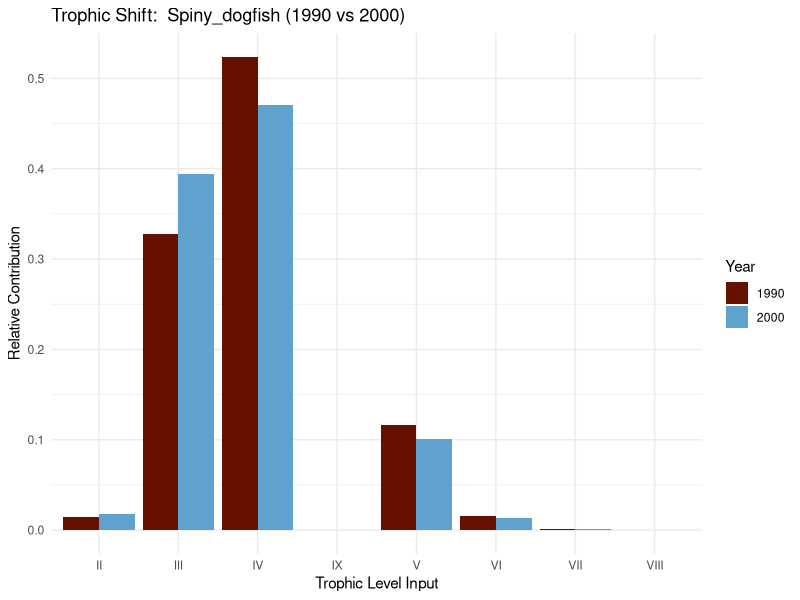

Recreate this plot in R. (Note: this script raises an error after producing the figure.)
# Install packages if you haven't already
# install.packages(c("ggplot2", "ggalluvial", "dplyr", "readr"))

library(ggplot2)
library(ggalluvial)
library(dplyr)
library(readr)
library(tidyverse)



# Data
data_rel <- read_csv("DATA/sankey_data_relative.csv")
data_abs <- read_csv("DATA/sankey_data_absolute.csv")
#-----------------------------------------------------------------------------#
#Trophic level decomposition_ trophic change scores ####
# This code is to find the groups that had significat changes in TLD scores 
# between 2010 and 2016 MHW, and between 1990 2000 post oil spill period
#-----------------------------------------------------------------------------#

data <- data_rel

# Oil TLD sankey ####
# We split the data into 1990 and 2000 sets and join them to compare side-by-side
structural_changes <- data %>%
  filter(Year %in% c("1990", "2000")) %>%
  select(Species, Year, Trophic_Level, Value) %>%
  
  # Spread to wide format or join self to get 1990 and 2000 columns
  pivot_wider(names_from = Year, values_from = Value, values_fill = 0) %>%
  
  # Remove species that don't exist in both years (optional, but safer)
  filter(`1990` > 0 | `2000` > 0) %>%
  
  # 3. Calculate Differences
  mutate(
    Diff = `2000` - `1990`,
    Abs_Diff = abs(Diff)
  ) %>%
  
  # 4. Sum the differences per Species (The L1 Norm Score)
  group_by(Species) %>%
  summarise(
    Total_Score = sum(Abs_Diff),
    # Create a summary string of the biggest changes for context
    Major_Shifts = paste0(
      Trophic_Level[abs(Diff) > 0.01], " (", round(Diff[abs(Diff) > 0.01], 3), ")",
      collapse = ", "
    )
  ) %>%
  
  # 5. Sort by biggest change
  arrange(desc(Total_Score))

# 6. View the Top 5 Affected Species
str_changes_oil <- print(head(structural_changes, 10))

# 2010 - 2016 MHW

# Analysis
# We split the data into 1990 and 2000 sets and join them to compare side-by-side
structural_changes_mhw <- data %>%
  filter(Year %in% c("2010", "2016 MHW")) %>%
  select(Species, Year, Trophic_Level, Value) %>%
  
  # Spread to wide format or join self to get 1990 and 2000 columns
  pivot_wider(names_from = Year, values_from = Value, values_fill = 0) %>%
  
  # Remove species that don't exist in both years (optional, but safer)
  filter(`2010` > 0 | `2016 MHW` > 0) %>%
  
  # 3. Calculate Differences
  mutate(
    Diff = `2016 MHW` - `2010`,
    Abs_Diff = abs(Diff)
  ) %>%
  
  # 4. Sum the differences per Species (The L1 Norm Score)
  group_by(Species) %>%
  summarise(
    Total_Score = sum(Abs_Diff),
    # Create a summary string of the biggest changes for context
    Major_Shifts = paste0(
      Trophic_Level[abs(Diff) > 0.01], " (", round(Diff[abs(Diff) > 0.01], 3), ")",
      collapse = ", "
    )
  ) %>%
  
  # 5. Sort by biggest change
  arrange(desc(Total_Score))

# 6. View the Top 5 Affected Species
str_changes_mhw <- print(head(structural_changes_mhw, 6
                              ))


# Histogram of TLD scores for the top species
top_species <- structural_changes$Species[4] # e.g., "Seabirds"

data %>%
  filter(Species == top_species, Year %in% c("1990", "2000")) %>%
  ggplot(aes(x = Trophic_Level, y = Value, fill = Year)) +
  geom_col(position = "dodge") +
  scale_fill_manual(values = c("1990" = "#661100", "2000" = "#5FA2CE")) +
  labs(
    title = paste("Trophic Shift: ", top_species, "(1990 vs 2000)"),
    y = "Relative Contribution",
    x = "Trophic Level Input"
  ) +
  theme_minimal()
#---------------------#

plot_species_shift_oil <- function(data, species_name) {
  
  # Filter data for the specific species and target years
  plot_data <- data %>%
    filter(Species == species_name, 
           Year %in% c("1990", "2000"))
  
  # Ensure Year is treated as a factor for discrete mapping
  plot_data$Year <- as.factor(plot_data$Year)
  
  # Create the plot
  ggplot(plot_data, aes(x = Trophic_Level, y = Value, fill = Year)) +
    geom_col(position = "dodge", show.legend = FALSE) +
    scale_fill_manual(values = c("1990" = "#661100", "2000" = "#5FA2CE")) +
    labs(
      title = paste(species_name),
      y = "", #Relative Contribution",
      x = "" #"Discrete Trophic Level sensu Lindeman"
    ) +
    theme_minimal()
}
 top_species <- structural_changes$Species[1:6]
 plots_oil <- lapply(top_species, function(s) plot_species_shift_oil(data_abs, s))
 oil_tdl <- wrap_plots(plots_oil, ncol = 2)

 ggsave(
   "FIGURES/oil_tdl.eps",
   oil_tdl,
   width = 6, 
   height = 8,
   bg = "transparent"
 )
 
 #------------#
 
 plot_species_shift_MHW <- function(data, species_name) {
   
   # Filter data for the specific species and target years
   plot_data <- data %>%
     filter(Species == species_name, 
            Year %in% c("2010", "2016 MHW"))
   
   # Ensure Year is treated as a factor for discrete mapping
   plot_data$Year <- as.factor(plot_data$Year)
   
   # Create the plot
   ggplot(plot_data, aes(x = Trophic_Level, y = Value, fill = Year)) +
     geom_col(position = "dodge", show.legend = FALSE) +
     scale_fill_manual(values = c("2010" = "#2166AC", "2016 MHW" = "#C85200")) +
     labs(
       title = paste(species_name),
       y = "", #Relative Contribution",
       x = "" #"Discrete Trophic Level sensu Lindeman"
     ) +
     theme_minimal()
 }
 top_species_mhs <- structural_changes_mhw$Species[1:4]
 plots_mhw <- lapply(top_species_mhs, function(s) plot_species_shift_MHW(data_abs, s))
 mhw_tdl<- wrap_plots(plots_mhw, ncol = 2)
 
 ggsave(
   "FIGURES/mhw_tdl.eps",
   mhw_tdl,
   width = 6, 
   height = 6,
   bg = "transparent"
 )
 

## Sankey plots bulk ####

# Plotting function
plot_species_sankey <- function(data, species_name, years_to_include = NULL) {
  
  # --- Data Filtering & Prep ---
  
  # Filter for the specific species
  species_data <- data %>%
    filter(Species == species_name)
  
  # Filter specific years if requested
  if (!is.null(years_to_include)) {
    species_data <- species_data %>% filter(Year %in% years_to_include)
  }
  
  # 1. Enforce Chronological Order for Years
  year_order <- c("1990", "1997 MHW", "2000", "2005 MHW", "2010", "2016 MHW", "2019 MHW")
  # Only use years that actually exist in the filtered data
  existing_years <- year_order[year_order %in% unique(species_data$Year)]
  species_data$Year <- factor(species_data$Year, levels = existing_years)
  
  # 2. Enforce Numerical Order for Trophic Levels (Roman Numerals)
  tl_order <- c("II", "III", "IV", "V", "VI", "VII", "VIII", "IX", "X")
  species_data$Trophic_Level <- factor(species_data$Trophic_Level, levels = tl_order)
  
  # --- Color Definition (Warm vs Cold) ---
  custom_colors <- c(
    "1990" = "#92c5de",      # Cold (Blue)"#2166ac"
    "2000" = "#4393c3",      # Cold (Blue)"#4393c3"
    "2010" = "#2166ac",      # Cold (Blue)"#92c5de"
    "1997 MHW" = "#b2182b",  # Warm (Red)"#b2182b"
    "2005 MHW" = "#d6604d",  # Warm (Orange)"#d6604d"
    "2016 MHW" = "#d6604d",  # Warm (Salmon)"#f4a582"
    "2019 MHW" = "#b2182b"   # Warm (Peach)"#fddbc7"
  )
  
  # --- Plotting ---
  
  # We switch from aes(x=Year) to aes(axis1, axis2) to get the Left-to-Right flow
  ggplot(species_data,
         aes(y = Value, 
             axis1 = Trophic_Level,  # LEFT Axis
             axis2 = Year)) +        # RIGHT Axis
    
    # 1. The Flows (Colored by Year)
    geom_alluvium(aes(fill = Year), width = 1/12) +
    
    # 2. The Vertical Bars (Strata)
    geom_stratum(width = 1/12, fill = "grey95", color = "grey50") +
    
    # 3. Text Labels (Trophic Levels and Years)
    geom_text(stat = "stratum", aes(label = after_stat(stratum)), size = 3) +
    
    # 4. Settings
    scale_x_discrete(limits = c("Trophic Level", "Year"), expand = c(.05, .05)) +
    scale_fill_manual(values = custom_colors) +
    theme_minimal() +
    labs(
      title = paste(species_name),
      subtitle = "Relative Contribution of Trophic Levels (Left) to Year (Right)",
      y = "Relative Contribution"
    ) +
    theme(
      legend.position = "bottom",
      axis.title.x = element_blank(),
      axis.text.y = element_blank(),
      axis.ticks = element_blank(),
      panel.grid = element_blank()
    )
}


#-----------------------------------------------------------------------------#
#-----------------------------------------------------------------------------#

# Example A: Plot a single species (All Years)
plot_species_sankey(data_rel, "Transient_orca", years_to_include = c("2010", "2016 MHW"))
plot_species_sankey(data_abs, "Sea_otters", years_to_include = c("2010", "2016 MHW"))

plot_species_sankey(data_abs, "Sleeper_sharks", years_to_include = c("2010", "2016 MHW"))

# Example B: Plot a single species (Specific Years Only)
# Comparing 1990 to 2019
plot_species_sankey(data_abs, "Halibut", years_to_include = c("2000", "2016 MHW"))

# Example C: Generate ALL plots and save to one PDF
save_all_species_to_pdf <- function(data, filename="Sankey_Plots.pdf", years=NULL) {
  
  pdf(filename, width = 10, height = 7)
  
  # Get list of all species
  all_species <- sort(unique(data$Species))
  
  for (sp in all_species) {
    # Check if data exists for this species in the requested years
    # (Prevents errors if a species is missing from specific years)
    tryCatch({
      print(paste("Generating:", sp))
      p <- plot_species_sankey(data, sp, years_to_include = c("2000", "2016 MHW"))
      print(p) # Print to PDF
    }, error = function(e) {
      print(paste("Skipping", sp, "due to missing data or error."))
    })
  }
  
  dev.off()
  print(paste("Done! Saved to", filename))
}

# Run the bulk save:
save_all_species_to_pdf(data, "My_Sankey_Plots_TLD.pdf")





#------------------------------------------------------------------------------#
#------------------------------------------------------------------------------#
#Percent change MHW 2010 vs 2016 ####
# Install packages if missing
# install.packages(c("tidyverse", "scales"))

library(tidyverse)
library(scales)

# Absolute Data
# Make sure "sankey_data_absolute.csv" is in your working directory
data <- data_abs %>% 
  filter(!Species %in% "Total")

# Filter and Calculate Totals
# We sum across all Trophic Levels to get the total biomass/flow per species per year
pct_change_data <- data %>%
  filter(Year %in% c("2010", "2016 MHW")) %>%
  group_by(Species, Year) %>%
  summarise(Total_Value = sum(Value, na.rm = TRUE), .groups = "drop") %>%
  pivot_wider(names_from = Year, values_from = Total_Value, values_fill = 0) %>%
  
  # Percent Change
  # Formula: (New - Old) / Old * 100
  mutate(
    Diff = `2016 MHW` - `2010`,
    Pct_Change = (Diff / `2010`) * 100
  ) %>%
  
  # Remove species with 0 value in year 2000 (div by zero) or negligible change
  filter(`2010` > 0.001) %>%
  filter(!is.na(Pct_Change)) %>%
  
  # Sort and Filter for Top Changes
  # Let's keep the Top 20 species with the biggest absolute percent change
  mutate(Abs_Change = abs(Pct_Change)) %>%
  arrange(desc(Abs_Change)) %>%
  head(40) %>%
  
  # Create a category for coloring (Increase vs Decrease)
  mutate(
    Type = ifelse(Pct_Change > 0, "Increase", "Decrease"),
    Species = fct_reorder(Species, Pct_Change) # Order factor for plotting
  )

# 5. Plot the Diverging Bar Chart
TDL_MHW_percent_change <- ggplot(pct_change_data, aes(x = Species, y = Pct_Change, fill = Type)) +
  geom_col(width = 0.7) +
  #geom_text(aes(label = paste0(round(Pct_Change, 1), "%")), 
  #          hjust = ifelse(pct_change_data$Pct_Change > 0, -0.2, 1.2), 
  #          size = 3.5) +
  coord_flip() + # Flip to horizontal bars
  scale_fill_manual(values = c("Decrease" = "#D55E00", "Increase" = "#0072B2")) +
  expand_limits(y = c(min(pct_change_data$Pct_Change)*1.2, max(pct_change_data$Pct_Change)*1.2)) +
  labs(
    title = element_blank(),#"Top 20 Species by Percent Change (2010 vs 2016 MHW)",
    subtitle = element_blank(),
    y = "Percent Change (%) between 2010 and 2016",
    x = "Functional Groups",
    fill = " "
  ) +
  theme_minimal() +
  theme(
    legend.position = "top",
    axis.text.y = element_text(size = 10, face = "bold"),
    panel.grid.major.y = element_blank() # Clean up horizontal grid lines
  )

ggsave(
  "FIGURES/TDL_MHW_percent_change.png",
  TDL_MHW_percent_change,
  width = 6, 
  height = 8,
  bg = "transparent"
)
#------------------------------------------------------------------------------#
#------------------------------------------------------------------------------#
#Percent change oil 1990 vs 2000 ####

# Absolute Data
data_oil <- data_abs %>% 
  filter(!Species %in% "Total")

# Filter and Calculate Totals
# We sum across all Trophic Levels to get the total biomass/flow per species per year
pct_change_data_oil <- data_oil %>%
  filter(Year %in% c("1990", "2000")) %>%
  group_by(Species, Year) %>%
  summarise(Total_Value = sum(Value, na.rm = TRUE), .groups = "drop") %>%
  pivot_wider(names_from = Year, values_from = Total_Value, values_fill = 0) %>%
  
  # Percent Change
  # Formula: (New - Old) / Old * 100
  mutate(
    Diff = `2000` - `1990`,
    Pct_Change = (Diff / `1990`) * 100
  ) %>%
  
  # Remove species with 0 value in year 2000 (div by zero) or negligible change
  filter(`2000` > 0.001) %>%
  filter(!is.na(Pct_Change)) %>%
  
  # Sort and Filter for Top Changes
  # Let's keep the Top 20 species with the biggest absolute percent change
  mutate(Abs_Change = abs(Pct_Change)) %>%
  arrange(desc(Abs_Change)) %>%
  head(40) %>%
  
  # Create a category for coloring (Increase vs Decrease)
 mutate(
   Type = ifelse(Pct_Change > 0, "Increase", "Decrease"),
   Species = fct_reorder(Species, Pct_Change) # Order factor for plotting
 )

# 5. Plot the Diverging Bar Chart
TDL_oil_percent_change <- ggplot(pct_change_data_oil, aes(x = Species, y = Pct_Change, fill = Type)) +
  geom_col(width = 0.7) +
  #geom_text(aes(label = paste0(round(Pct_Change, 1), "%")), 
   #         hjust = ifelse(pct_change_data_oil$Pct_Change > 0, -0.2, 1.2), 
    #        size = 3.5) +
  coord_flip() + # Flip to horizontal bars
  scale_fill_manual(values = c("Decrease" = "#D55E00", "Increase" = "#0072B2")) +
  expand_limits(y = c(min(pct_change_data_oil$Pct_Change)*1.2, max(pct_change_data_oil$Pct_Change)*1.2)) +
  labs(
    title = element_blank(),#"Top 20 Species by Percent Change (2010 vs 2016 MHW)",
    subtitle = element_blank(),
    y = "Percent Change (%) between 1990 and 2000",
    x = "Functional Groups",
    fill = " "
  ) +
  theme_minimal() +
  theme(
    legend.position = "top",
    axis.text.y = element_text(size = 10, face = "bold"),
    panel.grid.major.y = element_blank() # Clean up horizontal grid lines
  )

ggsave(
  "FIGURES/TDL_oil_percent_change.png",
  TDL_oil_percent_change,
  width = 6, 
  height = 8,
  bg = "transparent"
)
